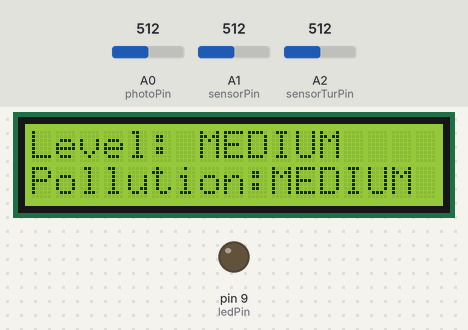
Bench run of a sketch on a simulated Arduino Uno, built with avr-gcc and run on an emulated ATmega328P. On the bench: 17×2 character LCD, output pins drawn as LEDs (lit = HIGH). Inputs (shaded band) come from the test bench; at power-on: A2 (sensorTurPin) = 512, A1 (sensorPin) = 512, A0 (photoPin) = 512. Pins used as bus, display or sensor lines are not drawn.

Above: at 1.2 s.
1.3 s: A2 (sensorTurPin) set to 490
At 2.3 s:
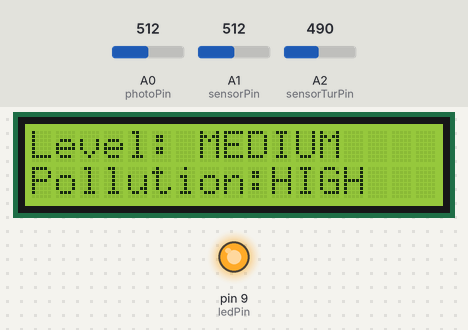
2.9 s: A1 (sensorPin) set to 410
At 4.1 s:
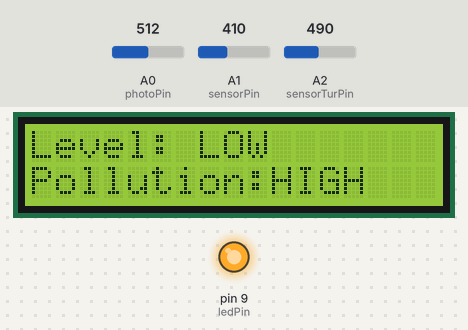
5.1 s: A2 (sensorTurPin) set to 511
At 7.3 s:
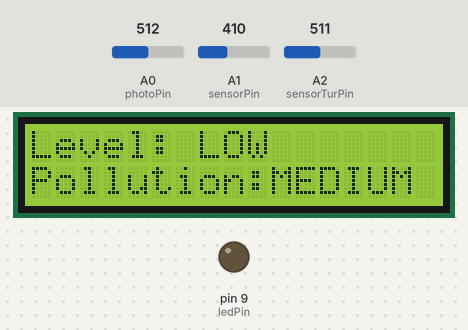
7.6 s: A1 (sensorPin) set to 716
At 9.2 s:
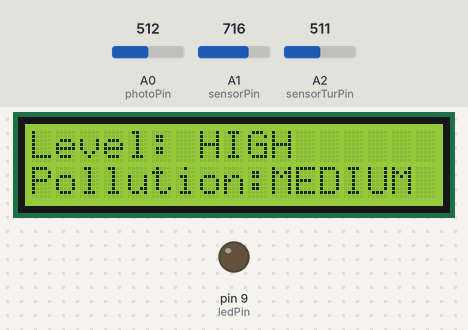
9.8 s: A2 (sensorTurPin) set to 410
At 11.3 s:
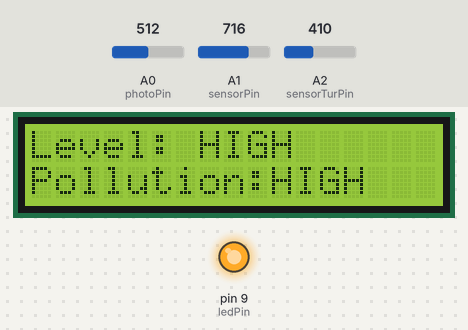
12.3 s: A1 (sensorPin) set to 534
14.2 s: A1 (sensorPin) set to 506
At 15.6 s:
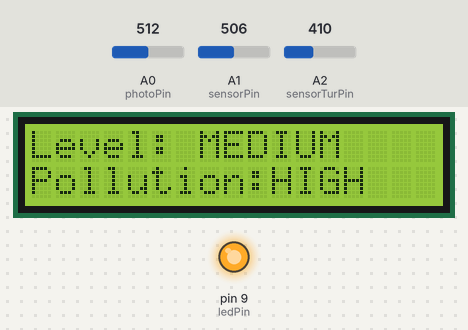
Timing chart, 0 to 16.7 s (numbered marks = the images above; inputs shaded):
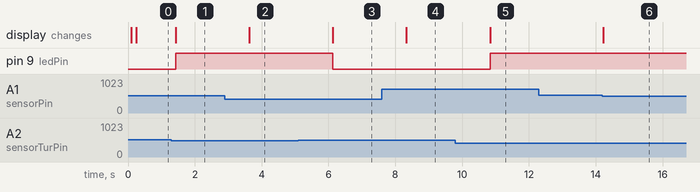

Measured:
- the behaviour switches between 502 and 501 on A2 (sensorTurPin) (found by bisection; images 0 and 1)
- the behaviour switches between 521 and 520 on A1 (sensorPin) (found by bisection; images 5 and 6)
- after the input at 1.3 s, pin 9 (ledPin): LOW → HIGH after 0.12 s; the display: changes after 0.12 s (image 1)
- after the input at 2.9 s, the display: changes after 0.73 s (image 2)
- after the input at 5.1 s, pin 9 (ledPin): HIGH → LOW after 1.0 s; the display: changes after 1.0 s (image 3)
- after the input at 7.6 s, the display: changes after 0.73 s (image 4)
- after the input at 9.8 s, pin 9 (ledPin): LOW → HIGH after 1.0 s; the display: changes after 1.0 s (image 5)
- after the input at 12.3 s, every drawn part: stays the same
- after the input at 14.2 s, the display: changes at once (image 6)

The sketch:

waterPollution.ino
```cpp
#include <LiquidCrystal_I2C.h>
#include <SoftwareSerial.h>

LiquidCrystal_I2C lcd(0x27, 17, 2);

SoftwareSerial bluetooth(2, 3);

#define ledPin 9
#define photoPin A0

#define sensorPower 7
#define sensorPin A1

#define sensorTurPin A2

float volt;
int sensorValue = 0;

void setup() {
  Serial.begin(9600);
  bluetooth.begin(9600);

  lcd.init();
  lcd.backlight();

  //set up input and output for photoresistor
  pinMode(ledPin, OUTPUT);
  pinMode(photoPin, INPUT);

  //set up input and output for water sensor
  pinMode(sensorPower, OUTPUT);
  digitalWrite(sensorPower, LOW);

}
//the power of the sensor is not constant
//to avoid an harmful environemnt for sensor
int sensorWaterRead() {
  digitalWrite(sensorPower, HIGH);
  delay(10);
  int val = analogRead(sensorPin);
  digitalWrite(sensorPower, LOW);
  return val;
}

float round_to_dp( float in_value, int decimal_place )
{
  float multiplier = powf( 10.0f, decimal_place );
  in_value = roundf( in_value * multiplier ) / multiplier;
  return in_value;
}


void loop() {
  int photoValue = analogRead(photoPin);
  lcd.setCursor(0, 0);
  //reading values of water sensor
  int level = sensorWaterRead();
  //set up of lcd for a good display of collected data
  lcd.print("Level:        ");
  lcd.setCursor(7, 0);
  if(level > 420 && level <= 520) {
      lcd.print("MEDIUM");
  } else if(level > 0 && level < 420) {
      lcd.print("LOW");
  } else if(level == 0){
      lcd.print("EMPTY");
  } else {
      lcd.print("HIGH");
  }

  //i decided to take 800 samples and then average those samples:
  volt = 0;
  for(int i=0; i<800; i++) {
    volt += ((float)analogRead(sensorTurPin)/1023)*5;
  }
  volt = volt/800;
  volt = round_to_dp(volt,1);

//trying to send data using bluetooth
  if(bluetooth.available()) {
    bluetooth.print(volt);
    bluetooth.print(" , ");
    bluetooth.println(level);
  }

  //reposition of the cursor in second row
  lcd.setCursor(0, 1);
  lcd.print("Pollution:        ");
  lcd.setCursor(10, 1);
  //trying to display the state of the water from glass
  if(volt >= 4 && volt < 4.3) {
    lcd.print("CLEAN");
  } else if(volt >= 3.2 && volt < 4) {
    lcd.print("LOW");
  } else if(volt >= 2.5 && volt < 3.2) {
    lcd.print("MEDIUM");
  } else if(volt < 2.5) {
    lcd.print("HIGH");
  }
  //if the light is not good for measurement or the water is polluted
  //then the led will light on
  if(photoValue <= 50 || volt < 2.5) {
    digitalWrite(ledPin, HIGH);
  } else {
    digitalWrite(ledPin, LOW);
  }

  delay(1000);
}
```
